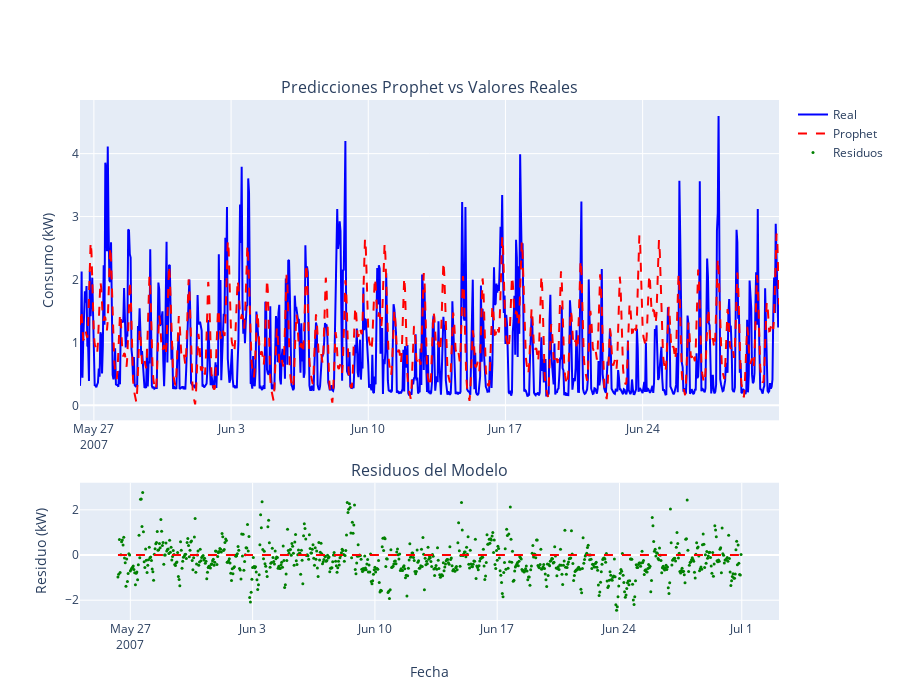

Notebook code for this chart:
### Code cell
# Visualización de predicciones vs reales - Prophet
fig = make_subplots(
    rows=2, cols=1,
    subplot_titles=('Predicciones Prophet vs Valores Reales', 'Residuos del Modelo'),
    vertical_spacing=0.12,
    row_heights=[0.7, 0.3]
)

# Gráfico 1: Predicciones vs Reales
fig.add_trace(
    go.Scatter(x=test.index, y=test['consumption'].values,
               mode='lines', name='Real', line=dict(color='blue', width=2)),
    row=1, col=1
)

fig.add_trace(
    go.Scatter(x=test.index, y=test_predictions_prophet,
               mode='lines', name='Prophet', line=dict(color='red', width=2, dash='dash')),
    row=1, col=1
)

# Gráfico 2: Residuos
residuals = test['consumption'].values - test_predictions_prophet
fig.add_trace(
    go.Scatter(x=test.index, y=residuals,
               mode='markers', name='Residuos', marker=dict(color='green', size=3)),
    row=2, col=1
)

# Línea horizontal en y=0 para el subplot de residuos
fig.add_shape(
    type="line",
    x0=test.index[0], x1=test.index[-1],
    y0=0, y1=0,
    line=dict(color="red", width=2, dash="dash"),
    row=2, col=1
)

fig.update_xaxes(title_text="Fecha", row=2, col=1)
fig.update_yaxes(title_text="Consumo (kW)", row=1, col=1)
fig.update_yaxes(title_text="Residuo (kW)", row=2, col=1)

fig.update_layout(height=700, showlegend=True, hovermode='x unified')
fig.show()

print(f"📊 Residuo promedio: {np.mean(residuals):.4f} kW")
print(f"📊 Desviación estándar residuos: {np.std(residuals):.4f} kW")

### Figure 1 — Plotly figure (JSON) as saved in the notebook; plotly's stock layout.template omitted (floating-point values rounded to 4 significant figures; data arrays with more than 128 entries replaced by an {"elided": "..."} marker saying what was removed)
{"data": [{"line": {"color": "blue", "width": 2}, "mode": "lines", "name": "Real", "type": "scatter", "x": {"elided": "857 str values"}, "xaxis": "x", "y": {"elided": "857 float values"}, "yaxis": "y"}, {"line": {"color": "red", "dash": "dash", "width": 2}, "mode": "lines", "name": "Prophet", "type": "scatter", "x": {"elided": "857 str values"}, "xaxis": "x", "y": {"elided": "857 float values"}, "yaxis": "y"}, {"marker": {"color": "green", "size": 3}, "mode": "markers", "name": "Residuos", "type": "scatter", "x": {"elided": "857 str values"}, "xaxis": "x2", "y": {"elided": "857 float values"}, "yaxis": "y2"}], "layout": {"annotations": [{"font": {"size": 16}, "showarrow": false, "text": "Predicciones Prophet vs Valores Reales", "x": 0.5, "xanchor": "center", "xref": "paper", "y": 1, "yanchor": "bottom", "yref": "paper"}, {"font": {"size": 16}, "showarrow": false, "text": "Residuos del Modelo", "x": 0.5, "xanchor": "center", "xref": "paper", "y": 0.264, "yanchor": "bottom", "yref": "paper"}], "height": 700, "hovermode": "x unified", "shapes": [{"line": {"color": "red", "dash": "dash", "width": 2}, "type": "line", "x0": "2007-05-26T07:00:00", "x1": "2007-06-30T23:00:00", "xref": "x2", "y0": 0, "y1": 0, "yref": "y2"}], "showlegend": true, "xaxis": {"anchor": "y", "domain": [0, 1]}, "xaxis2": {"anchor": "y2", "domain": [0, 1], "title": {"text": "Fecha"}}, "yaxis": {"anchor": "x", "domain": [0.384, 1], "title": {"text": "Consumo (kW)"}}, "yaxis2": {"anchor": "x2", "domain": [0, 0.264], "title": {"text": "Residuo (kW)"}}}}
